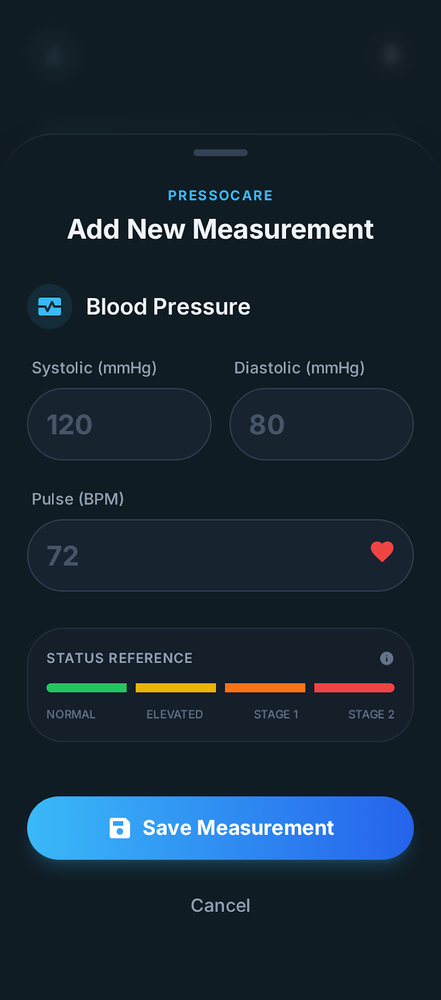
#> input picture stitch_pressocare/add_new_measurement/screen.png, 441 x 1000 px, shrunk from 706 x 1600 before the run
$ python remove_bg_custom.py stitch_pressocare/add_new_measurement/screen.png stitch_pressocare/add_new_measurement/screen.png
#> lines starting #> are read from the running program, lines starting #| are printed output that depends on the picture
import sys
import math
from PIL import Image

def remove_bg(input_path, output_path):
    img = Image.open(input_path).convert("RGBA")
    width, height = img.size
#> width = 441; height = 1000
    pixels = img.load()

    # Use top-left pixel as the background color reference
    bg_r, bg_g, bg_b, _ = pixels[0, 0]
#> bg_r = 16; bg_g = 28; bg_b = 35

    # We want a very smooth transition from the dark background to the bright glowing neon
    # Max distance in RGB space is sqrt(255^2*3) = 441
    threshold_transparent = 30
    threshold_solid = 100

    for y in range(height):
        for x in range(width):
            r, g, b, a = pixels[x, y]

            dist = math.sqrt((r-bg_r)**2 + (g-bg_g)**2 + (b-bg_b)**2)

            if dist <= threshold_transparent:
                pixels[x, y] = (r, g, b, 0)
            elif dist < threshold_solid:
                # Smooth alpha blending
                perc = (dist - threshold_transparent) / (threshold_solid - threshold_transparent)
                alpha = int(perc * 255)
                # Slightly boost the colors so they don't look muddy when partially transparent
                r_new = min(255, int(r * (1 + (1-perc))))
                g_new = min(255, int(g * (1 + (1-perc))))
                b_new = min(255, int(b * (1 + (1-perc))))
                pixels[x, y] = (r_new, g_new, b_new, alpha)
            else:
                pixels[x, y] = (r, g, b, 255)

    img.save(output_path, "PNG")
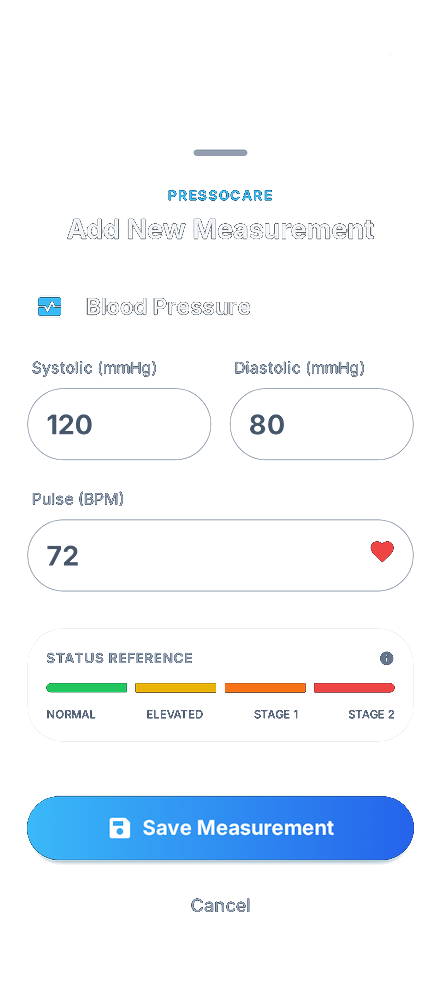
#> saved as screen.png: PIL image 441x1000 RGBA; mean R, G, B, A 24.6, 40.7, 53.2, 22.8; transparent parts drawn white
    print(f"Saved {output_path}")

if __name__ == "__main__":
    remove_bg(sys.argv[1], sys.argv[2])
